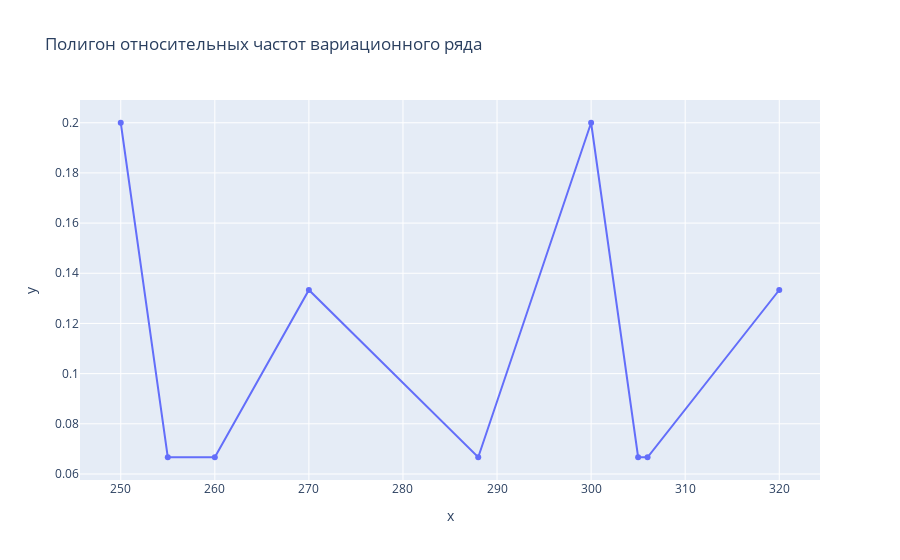

Write notebook code for a chart like this one.
### Markdown cell above
### Полигон относительных частот вариационного ряда

### Code cell
fig = px.line(x=unique, y=rel_freq.iloc[0], markers=True, title='Полигон относительных частот вариационного ряда')
fig.show()

### Figure 1 — Plotly figure (JSON) as saved in the notebook; plotly's stock layout.template omitted (floating-point values rounded to 4 significant figures)
{"data": [{"hovertemplate": "x=%{x}<br>y=%{y}<extra></extra>", "legendgroup": "", "line": {"color": "#636efa", "dash": "solid"}, "marker": {"symbol": "circle"}, "mode": "markers+lines", "name": "", "orientation": "v", "showlegend": false, "x": [250, 255, 260, 270, 288, 300, 305, 306, 320], "xaxis": "x", "y": [0.2, 0.06667, 0.06667, 0.1333, 0.06667, 0.2, 0.06667, 0.06667, 0.1333], "yaxis": "y", "type": "scatter"}], "layout": {"xaxis": {"anchor": "y", "domain": [0.0, 1.0], "title": {"text": "x"}}, "yaxis": {"anchor": "x", "domain": [0.0, 1.0], "title": {"text": "y"}}, "legend": {"tracegroupgap": 0}, "title": {"text": "Полигон относительных частот вариационного ряда"}}}
